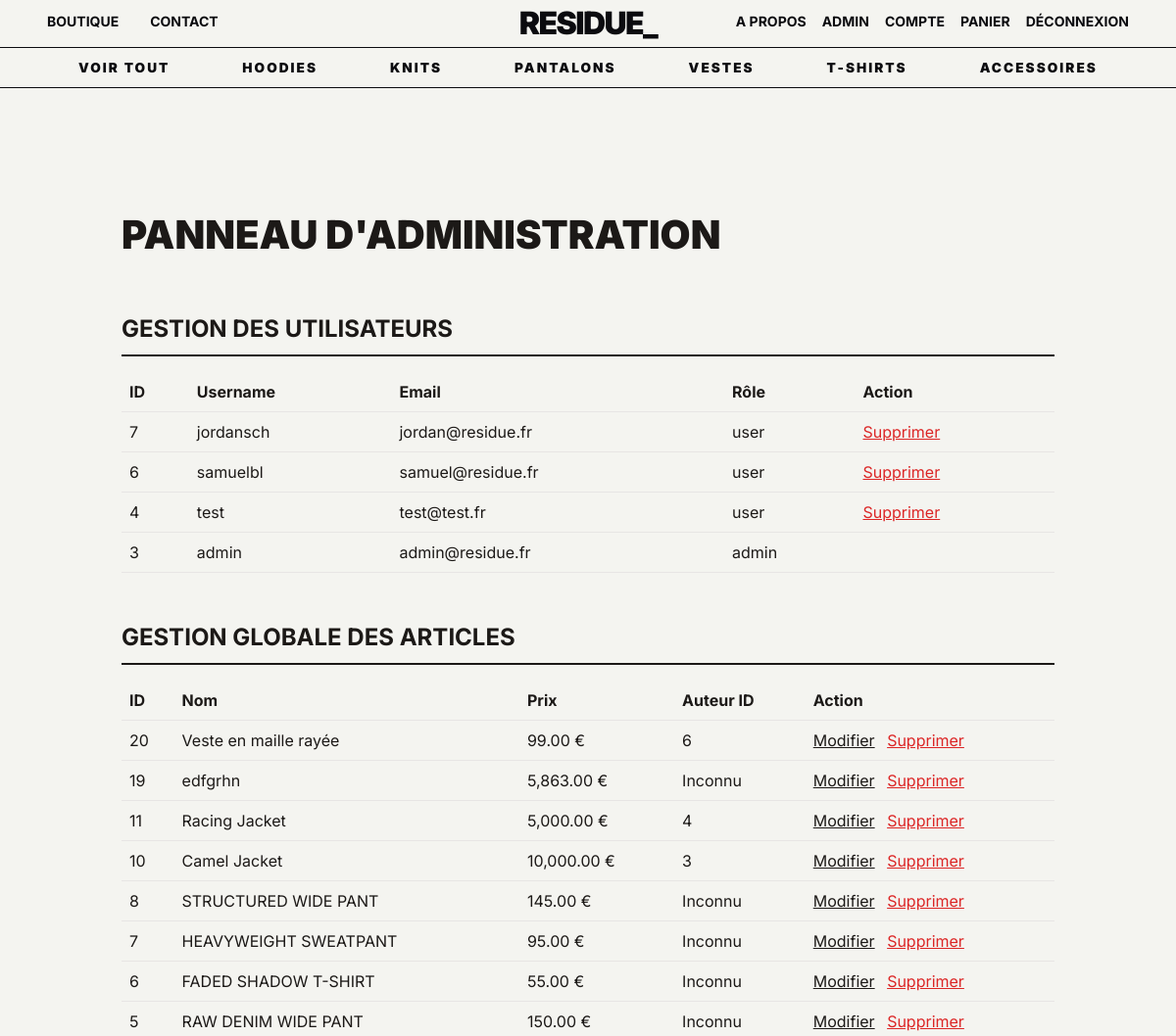
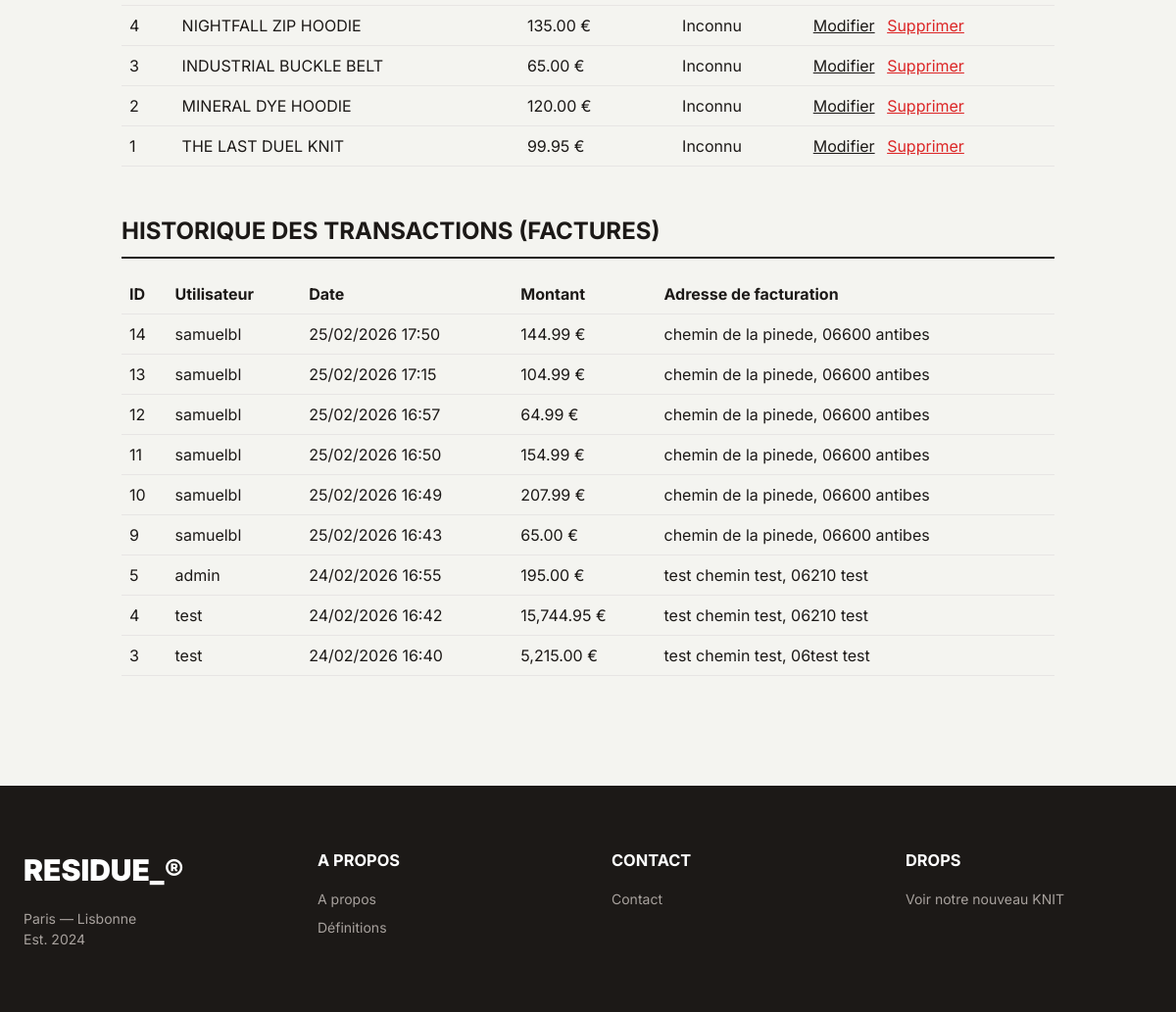
The page /admin/admin.php (signed in) on the database its author committed (2 pictures, top to bottom).
### tables this page shows
CREATE TABLE `user` (
  `id` int(11) NOT NULL,
  `username` varchar(50) NOT NULL,
  `prenom` varchar(100) DEFAULT NULL,
  `nom` varchar(100) DEFAULT NULL,
  `password` varchar(255) NOT NULL,
  `email` varchar(100) NOT NULL,
  `balance` decimal(10,2) DEFAULT 0.00,
  `profile_pic` varchar(255) DEFAULT 'default.jpg',
  `role` enum('user','admin') DEFAULT 'user'
);

CREATE TABLE `article` (
  `id` int(11) NOT NULL,
  `name` varchar(100) NOT NULL,
  `description` text DEFAULT NULL,
  `price` decimal(10,2) NOT NULL,
  `publish_date` datetime DEFAULT current_timestamp(),
  `author_id` int(11) DEFAULT NULL,
  `category` varchar(50) DEFAULT 'unclassified'
);

CREATE TABLE `invoice` (
  `id` int(11) NOT NULL,
  `user_id` int(11) NOT NULL,
  `transaction_date` datetime DEFAULT current_timestamp(),
  `amount` decimal(10,2) NOT NULL,
  `billing_firstname` varchar(100) DEFAULT NULL,
  `billing_lastname` varchar(100) DEFAULT NULL,
  `billing_address` varchar(255) NOT NULL,
  `billing_city` varchar(100) NOT NULL,
  `billing_zipcode` varchar(10) NOT NULL,
  `billing_country` varchar(100) DEFAULT NULL,
  `shipping_firstname` varchar(100) DEFAULT NULL,
  `shipping_lastname` varchar(100) DEFAULT NULL,
  `shipping_address` varchar(255) DEFAULT NULL,
  `shipping_zipcode` varchar(20) DEFAULT NULL,
  `shipping_city` varchar(100) DEFAULT NULL,
  `shipping_country` varchar(100) DEFAULT NULL,
  `additional_instructions` text DEFAULT NULL
);

### admin/admin.php (the view, shortened to what this page needs)
<?php
require_once __DIR__ . '/../includes/db.php';
$resUsers = $mysqli->query("SELECT id, username, email, role, balance FROM user ORDER BY id DESC");
$users = [];
if ($resUsers) {
    while($row = $resUsers->fetch_assoc()) $users[] = $row;
}
$resArticles = $mysqli->query("SELECT id, name, price, author_id FROM article ORDER BY publish_date DESC");
$articles = [];
if ($resArticles) {
    while($row = $resArticles->fetch_assoc()) $articles[] = $row;
}
$resInvoices = $mysqli->query("SELECT invoice.id, invoice.transaction_date, invoice.amount, invoice.billing_address, invoice.billing_city, invoice.billing_zipcode, user.username FROM invoice JOIN user ON invoice.user_id = user.id ORDER BY invoice.transaction_date DESC");
$invoices = [];
if ($resInvoices) {
    while($row = $resInvoices->fetch_assoc()) $invoices[] = $row;
}
include BASE_PATH . 'includes/header.php';
?>
<div class="contactContainer" style="max-width: 1000px;">
    <h1 class="titleFormular">Panneau d'Administration</h1>
    <h2 style="text-transform: uppercase; margin-top: 3rem; margin-bottom: 1rem; border-bottom: 2px solid #1c1917; padding-bottom: 0.5rem;">Gestion des Utilisateurs</h2>
    <table style="width: 100%; border-collapse: collapse; text-align: left; margin-bottom: 2rem;">
        <thead>
            <tr style="border-bottom: 1px solid #e7e5e4;">
                <th style="padding: 0.5rem;">ID</th>
                <th style="padding: 0.5rem;">Username</th>
                <th style="padding: 0.5rem;">Email</th>
                <th style="padding: 0.5rem;">Rôle</th>
                <th style="padding: 0.5rem;">Action</th>
            </tr>
        </thead>
        <tbody>
            <?php foreach($users as $u): ?>
            <tr style="border-bottom: 1px solid #e7e5e4;">
                <td style="padding: 0.5rem;"><?php echo $u['id']; ?></td>
                <td style="padding: 0.5rem;"><?php echo htmlspecialchars($u['username']); ?></td>
                <td style="padding: 0.5rem;"><?php echo htmlspecialchars($u['email']); ?></td>
                <td style="padding: 0.5rem;"><?php echo htmlspecialchars($u['role']); ?></td>
                <td style="padding: 0.5rem;">
                    <?php if ($u['id'] !== $_SESSION['user_id']): ?>
                    <form action="admin.php" method="POST" onsubmit="return confirm('Supprimer cet utilisateur ?');">
                        <button type="submit" style="color: #dc2626; text-decoration: underline;">Supprimer</button>
                    </form>
                    <?php endif; ?>
                </td>
            </tr>
            <?php endforeach; ?>
        </tbody>
    </table>
    <h2 style="text-transform: uppercase; margin-top: 3rem; margin-bottom: 1rem; border-bottom: 2px solid #1c1917; padding-bottom: 0.5rem;">Gestion Globale des Articles</h2>
    <table style="width: 100%; border-collapse: collapse; text-align: left;">
        <thead>
            <tr style="border-bottom: 1px solid #e7e5e4;">
                <th style="padding: 0.5rem;">ID</th>
                <th style="padding: 0.5rem;">Nom</th>
                <th style="padding: 0.5rem;">Prix</th>
                <th style="padding: 0.5rem;">Auteur ID</th>
                <th style="padding: 0.5rem;">Action</th>
            </tr>
        </thead>
        <tbody>
            <?php foreach($articles as $a): ?>
            <tr style="border-bottom: 1px solid #e7e5e4;">
                <td style="padding: 0.5rem;"><?php echo $a['id']; ?></td>
                <td style="padding: 0.5rem;"><?php echo htmlspecialchars($a['name']); ?></td>
                <td style="padding: 0.5rem;"><?php echo number_format($a['price'], 2); ?> €</td>
                <td style="padding: 0.5rem;"><?php echo $a['author_id'] ? $a['author_id'] : 'Inconnu'; ?></td>
                <td style="padding: 0.5rem;">
                    <form action="<?= BASE_URL ?>admin/editArticle.php" method="POST" style="display:inline-block; margin-right: 0.5rem;">
                        <button type="submit" style="text-decoration: underline;">Modifier</button>
                    </form>
                    <form action="admin.php" method="POST" style="display:inline-block;" onsubmit="return confirm('Supprimer cet article ?');">
                        <button type="submit" style="color: #dc2626; text-decoration: underline;">Supprimer</button>
                    </form>
                </td>
            </tr>
            <?php endforeach; ?>
        </tbody>
    </table>
    <h2 style="text-transform: uppercase; margin-top: 3rem; margin-bottom: 1rem; border-bottom: 2px solid #1c1917; padding-bottom: 0.5rem;">Historique des Transactions (Factures)</h2>
    <table style="width: 100%; border-collapse: collapse; text-align: left; margin-bottom: 2rem;">
        <thead>
            <tr style="border-bottom: 1px solid #e7e5e4;">
                <th style="padding: 0.5rem;">ID</th>
                <th style="padding: 0.5rem;">Utilisateur</th>
                <th style="padding: 0.5rem;">Date</th>
                <th style="padding: 0.5rem;">Montant</th>
                <th style="padding: 0.5rem;">Adresse de facturation</th>
            </tr>
        </thead>
        <tbody>
            <?php foreach($invoices as $inv): ?>
            <tr style="border-bottom: 1px solid #e7e5e4;">
                <td style="padding: 0.5rem;"><?php echo $inv['id']; ?></td>
                <td style="padding: 0.5rem;"><?php echo htmlspecialchars($inv['username']); ?></td>
                <td style="padding: 0.5rem;"><?php echo date('d/m/Y H:i', strtotime($inv['transaction_date'])); ?></td>
                <td style="padding: 0.5rem;"><?php echo number_format($inv['amount'], 2); ?> €</td>
                <td style="padding: 0.5rem;">
                    <?php echo htmlspecialchars($inv['billing_address'] . ', ' . $inv['billing_zipcode'] . ' ' . $inv['billing_city']); ?>
                </td>
            </tr>
            <?php endforeach; ?>
        </tbody>
    </table>
</div>
<?php include BASE_PATH . 'includes/footer.php'; ?>

### css/style.css (style rules this page uses)
*, *::before, *::after { box-sizing: border-box; }
body, h1, h2, h3, h4, p, figure, blockquote, dl, dd { margin: 0; }
body { background-color: #f4f4f0; color: #1c1917; font-family: 'Inter', sans-serif; line-height: 1.5; overflow-x: hidden; min-height: 100vh; cursor: default; }
body.page-with-nav-space { padding-top: 130px; }
html { scroll-behavior: smooth; }
button { background: none; border: none; font: inherit; cursor: pointer; color: inherit; padding: 0; }
.contactContainer { max-width: 800px; margin: 4rem auto; padding: 1rem 1.5rem; }
.titleFormular { font-size: 2.5rem; font-weight: 900; text-transform: uppercase; margin-bottom: 0.5rem; }

### rows shown on the page
user: id "7", username "jordansch", email "jordan@residue.fr", role "user"
user: id "6", username "samuelbl", email "samuel@residue.fr", role "user"
user: id "4", username "test", email "test@test.fr", role "user"
user: id "3", username "admin", email "admin@residue.fr", role "admin"
article: id "20", name "Veste en maille rayée", price "99.00", author "6"
article: id "19", name "edfgrhn", price "5,863.00", shows "Inconnu"
article: id "11", name "Racing Jacket", price "5,000.00", author "4"
article: id "10", name "Camel Jacket", price "10,000.00", author "3"
article: id "8", name "STRUCTURED WIDE PANT", price "145.00", shows "Inconnu"
article: id "7", name "HEAVYWEIGHT SWEATPANT", price "95.00", shows "Inconnu"
article: id "6", name "FADED SHADOW T-SHIRT", price "55.00", shows "Inconnu"
article: id "5", name "RAW DENIM WIDE PANT", price "150.00", shows "Inconnu"
article: id "4", name "NIGHTFALL ZIP HOODIE", price "135.00", shows "Inconnu"
article: id "3", name "INDUSTRIAL BUCKLE BELT", price "65.00", shows "Inconnu"
article: id "2", name "MINERAL DYE HOODIE", price "120.00", shows "Inconnu"
article: id "1", name "THE LAST DUEL KNIT", price "99.95", shows "Inconnu"
invoice: id "14", user.username "samuelbl", transaction_date "25/02/2026 17:50", amount "144.99", billing_address+billing_zipcode+billing_city "chemin de la pinede, 06600 antibes"
invoice: id "13", user.username "samuelbl", transaction_date "25/02/2026 17:15", amount "104.99", billing_address+billing_zipcode+billing_city "chemin de la pinede, 06600 antibes"
invoice: id "12", user.username "samuelbl", transaction_date "25/02/2026 16:57", amount "64.99", billing_address+billing_zipcode+billing_city "chemin de la pinede, 06600 antibes"
invoice: id "11", user.username "samuelbl", transaction_date "25/02/2026 16:50", amount "154.99", billing_address+billing_zipcode+billing_city "chemin de la pinede, 06600 antibes"
invoice: id "10", user.username "samuelbl", transaction_date "25/02/2026 16:49", amount "207.99", billing_address+billing_zipcode+billing_city "chemin de la pinede, 06600 antibes"
invoice: id "9", user.username "samuelbl", transaction_date "25/02/2026 16:43", amount "65.00", billing_address+billing_zipcode+billing_city "chemin de la pinede, 06600 antibes"
invoice: id "5", user.username "admin", transaction_date "24/02/2026 16:55", amount "195.00", billing_address+billing_zipcode+billing_city "test chemin test, 06210 test"
invoice: id "4", user.username "test", transaction_date "24/02/2026 16:42", amount "15,744.95", billing_address+billing_zipcode+billing_city "test chemin test, 06210 test"
invoice: id "3", user.username "test", transaction_date "24/02/2026 16:40", amount "5,215.00", billing_address+billing_zipcode+billing_city "test chemin test, 06test test"
